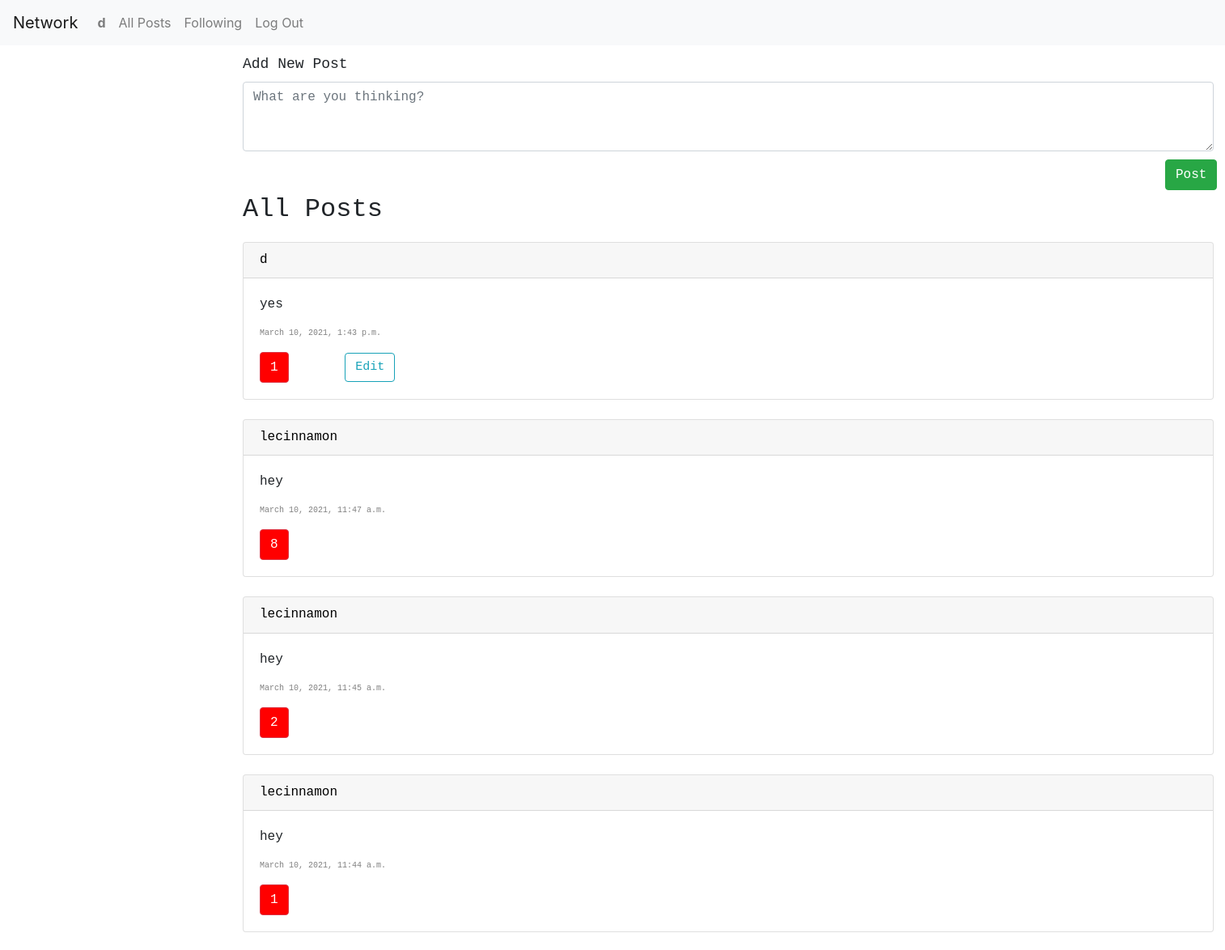
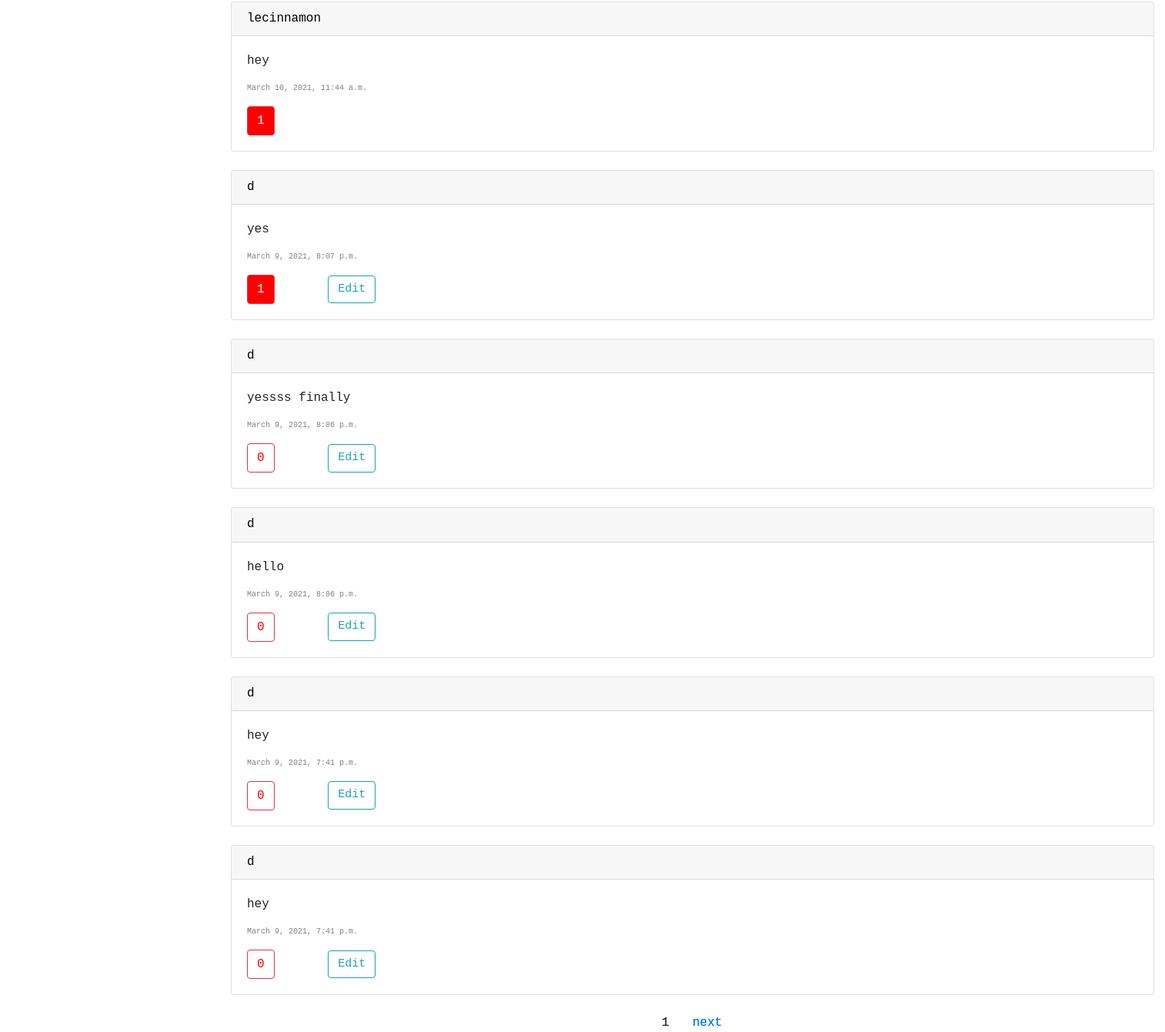
Page / (signed in) on the committed database (2 pictures, top to bottom).
### network/models.py (models this page shows)
class User(AbstractUser):
    pass

class Post(models.Model):
    user = models.ForeignKey(User, on_delete=models.CASCADE, related_name="user")
    text = models.CharField(max_length=300)
    timestamp = models.DateTimeField()
    likes = models.IntegerField(default=0)
    def getLikes(self):
        likes = Like.objects.filter(post=self)
        users = []
        for like in likes:
            users.append(like.user)
        return users

### network/views.py (the view, shortened to what this page needs)
# urls.py: path("", views.index, name="index"),
def index(request):
    posts = Post.objects.all().order_by('-timestamp')
    for post in posts:
        post.likes = Like.objects.filter(post=post.id).count()
        post.save()
        print(post.getLikes())
    pages = Paginator(posts, 10)
    page_number = request.GET.get('page')
    page_obj = pages.get_page(page_number)
    return render(request, "network/index.html", {
        "page_obj": page_obj
    })

### network/templates/network/index.html (shortened to what this page needs)
{% extends "network/layout.html" %}
{% block body %}
{% if user.is_authenticated %}
<div id="new-post">
    Add New Post
    <form method=POST  href="{% url 'index' %}">
        <textarea name="text" class="mt-2 form-control" rows="3" placeholder="What are you thinking?"></textarea>
        <button type="submit" id="add-btn" class="btn btn-success">Post</button>
    </form>
</div>
<div>
    <p id="all-posts-label">
        All Posts
    </p>
    {% for post in page_obj %}
        <div id="post" class="card">
            <h6 class="card-header">
                <a id="name" href="{% url 'profile' post.user.id %}">{{ post.user }}</a>
            </h6>
            <div class="card-body">
              <p id="post-{{ post.id }}" class="card-text">{{ post.text }}</p>
              <p id="timestamp" class="card-text">{{ post.timestamp }}</p>
              {% if user in post.getLikes %}
                <button style="background-color: red; color: white;" id="like-{{ post.id }}" type="button" onclick="like('{{ post.id }}')" class="btn btn-outline-danger">{{ post.likes }}</button>
              {% else %}
                <button style="background-color: white; color: red;" id="like-{{ post.id }}" type="button" onclick="like('{{ post.id }}')" class="btn btn-outline-danger">{{ post.likes }}</button>
              {% endif %}
              {% if user == post.user %}
                <button id="edit" onclick="edit('{{ post.id }}')" type="button" class="btn btn-outline-info">Edit</button>
              {% endif %}
            </div>
        </div>
        <br>
            <div id="number"> {{ page_obj.number }} </div>
        {% if page_obj.has_next %}
            <a id="next" href="?page={{ page_obj.next_page_number }}">next</a>
        {% endif %}
                <div id="number"> {{ page_obj.number }} </div>
            {% if page_obj.has_next %}
                <a id="next" href="?page={{ page_obj.next_page_number }}">next</a>
            {% endif %}
    {% empty %}
        <h4 id="no-post">No Post</h3>
    {% endfor %}
</div>
{% endif %}
{% endblock %}

### network/templates/network/layout.html (shortened to what this page needs)
{% load static %}
<!DOCTYPE html>
<html lang="en">
    <head>
        <link rel="stylesheet" href="https://stackpath.bootstrapcdn.com/bootstrap/4.4.1/css/bootstrap.min.css">
        <link href="{% static 'network/styles.css' %}" rel="stylesheet">
    </head>
    <body>
        <nav class="navbar navbar-expand-lg navbar-light bg-light">
            <a class="navbar-brand" href="#">Network</a>
            <div>
              <ul class="navbar-nav mr-auto">
                {% if user.is_authenticated %}
                    <li class="nav-item">
                        <a class="nav-link" href="{% url 'profile' user.id %}"><strong>{{ user.username }}</strong></a>
                    </li>
                {% endif %}
                <li class="nav-item">
                  <a class="nav-link" href="{% url 'index' %}">All Posts</a>
                </li>
                {% if user.is_authenticated %}
                    <li class="nav-item">
                        <a class="nav-link" href="{% url 'following' %}">Following</a>
                    </li>
                    <li class="nav-item">
                        <a class="nav-link" href="{% url 'logout' %}">Log Out</a>
                    </li>
                {% endif %}
              </ul>
            </div>
          </nav>
        <div class="body">
            {% block body %}
            {% endblock %}
        </div>
    </body>
</html>

### network/static/network/styles.css (style rules this page uses)
#new-post { margin-left: 300px; margin-top: 10px; width: 1200px; font-family: 'Courier New', Courier, monospace; font-size: large; }
#add-btn { margin-top: 10px; margin-left: 1140px; }
#all-posts-label { font-family: 'Courier New', Courier, monospace; font-size:xx-large; margin-left: 300px; }
#post { font-family: 'Courier New', Courier, monospace; margin-left: 300px; width: 1200px; }
#timestamp { font-family: 'Courier New', Courier, monospace; font-size: x-small; color: gray; }
#next { font-family: 'Courier New', Courier, monospace; position: absolute; left: 900px; }
#number { font-family: 'Courier New', Courier, monospace; position: absolute; left: 860px; }
#name { font-family: 'Courier New', Courier, monospace; color: black; }
#edit { margin-left: 60px; font-size: 15px; font-family: 'Courier New', Courier, monospace; }

### rows in the picture
User: username "d"
Post: user "d", text "yes", timestamp "March 10, 2021, 1:43 p.m.", likes "1"
Post: user "lecinnamon", text "hey", timestamp "March 10, 2021, 11:47 a.m.", likes "8"
Post: user "lecinnamon", text "hey", timestamp "March 10, 2021, 11:45 a.m.", likes "2"
Post: user "lecinnamon", text "hey", timestamp "March 10, 2021, 11:44 a.m.", likes "1"
Post: user "lecinnamon", text "hey", timestamp "March 10, 2021, 11:44 a.m.", likes "1"
Post: user "d", text "yes", timestamp "March 9, 2021, 8:07 p.m.", likes "1"
Post: user "d", text "yessss finally", timestamp "March 9, 2021, 8:06 p.m.", likes "0"
Post: user "d", text "hello", timestamp "March 9, 2021, 8:06 p.m.", likes "0"
Post: user "d", text "hey", timestamp "March 9, 2021, 7:41 p.m.", likes "0"
Post: user "d", text "hey", timestamp "March 9, 2021, 7:41 p.m.", likes "0", number "1"
